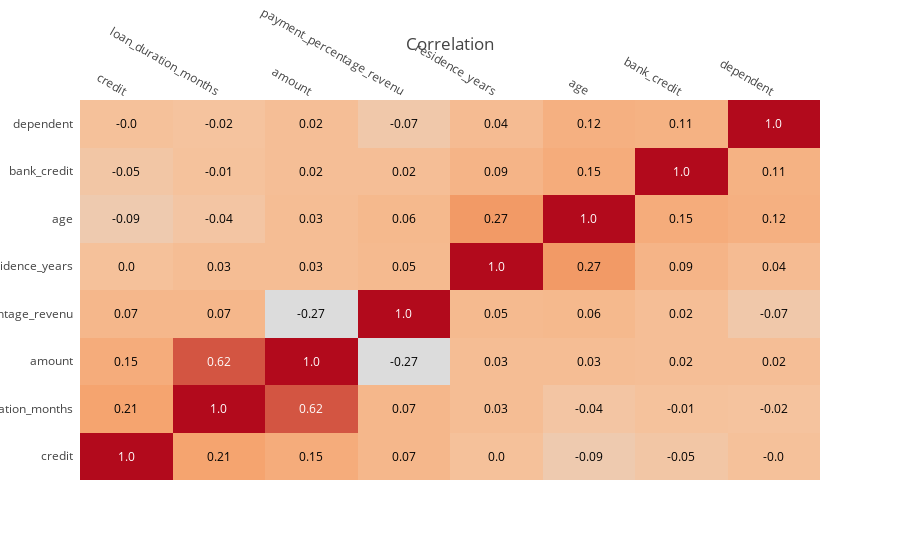

The notebook cell this image was saved under:
### Code cell
import plotly.plotly as py
import plotly.figure_factory as ff


corr = df.corr()

arr_corr = corr.values
arr_corr = np.around(arr_corr, decimals=2)

columns = corr.columns.values.tolist()

fig = ff.create_annotated_heatmap(arr_corr, x=columns, y=columns, colorscale='Reds')

fig.layout.title = 'Correlation'
iplot(fig, filename='annotated_heatmap')

### Figure 1 — Plotly figure (JSON) as saved in the notebook; plotly's stock layout.template omitted (floating-point values rounded to 4 significant figures)
{"data": [{"colorscale": "Reds", "reversescale": false, "showscale": false, "type": "heatmap", "uid": "a7584af9-97c7-4d10-bfa8-c97f29fd0604", "x": ["credit", "loan_duration_months", "amount", "payment_percentage_revenu", "residence_years", "age", "bank_credit", "dependent"], "y": ["credit", "loan_duration_months", "amount", "payment_percentage_revenu", "residence_years", "age", "bank_credit", "dependent"], "z": [[1, 0.21, 0.15, 0.07, 0, -0.09, -0.05, 0], [0.21, 1, 0.62, 0.07, 0.03, -0.04, -0.01, -0.02], [0.15, 0.62, 1, -0.27, 0.03, 0.03, 0.02, 0.02], [0.07, 0.07, -0.27, 1, 0.05, 0.06, 0.02, -0.07], [0, 0.03, 0.03, 0.05, 1, 0.27, 0.09, 0.04], [-0.09, -0.04, 0.03, 0.06, 0.27, 1, 0.15, 0.12], [-0.05, -0.01, 0.02, 0.02, 0.09, 0.15, 1, 0.11], [0, -0.02, 0.02, -0.07, 0.04, 0.12, 0.11, 1]]}], "layout": {"annotations": [{"font": {"color": "#FFFFFF"}, "showarrow": false, "text": "1.0", "x": "credit", "xref": "x", "y": "credit", "yref": "y"}, {"font": {"color": "#000000"}, "showarrow": false, "text": "0.21", "x": "loan_duration_months", "xref": "x", "y": "credit", "yref": "y"}, {"font": {"color": "#000000"}, "showarrow": false, "text": "0.15", "x": "amount", "xref": "x", "y": "credit", "yref": "y"}, {"font": {"color": "#000000"}, "showarrow": false, "text": "0.07", "x": "payment_percentage_revenu", "xref": "x", "y": "credit", "yref": "y"}, {"font": {"color": "#000000"}, "showarrow": false, "text": "0.0", "x": "residence_years", "xref": "x", "y": "credit", "yref": "y"}, {"font": {"color": "#000000"}, "showarrow": false, "text": "-0.09", "x": "age", "xref": "x", "y": "credit", "yref": "y"}, {"font": {"color": "#000000"}, "showarrow": false, "text": "-0.05", "x": "bank_credit", "xref": "x", "y": "credit", "yref": "y"}, {"font": {"color": "#000000"}, "showarrow": false, "text": "-0.0", "x": "dependent", "xref": "x", "y": "credit", "yref": "y"}, {"font": {"color": "#000000"}, "showarrow": false, "text": "0.21", "x": "credit", "xref": "x", "y": "loan_duration_months", "yref": "y"}, {"font": {"color": "#FFFFFF"}, "showarrow": false, "text": "1.0", "x": "loan_duration_months", "xref": "x", "y": "loan_duration_months", "yref": "y"}, {"font": {"color": "#FFFFFF"}, "showarrow": false, "text": "0.62", "x": "amount", "xref": "x", "y": "loan_duration_months", "yref": "y"}, {"font": {"color": "#000000"}, "showarrow": false, "text": "0.07", "x": "payment_percentage_revenu", "xref": "x", "y": "loan_duration_months", "yref": "y"}, {"font": {"color": "#000000"}, "showarrow": false, "text": "0.03", "x": "residence_years", "xref": "x", "y": "loan_duration_months", "yref": "y"}, {"font": {"color": "#000000"}, "showarrow": false, "text": "-0.04", "x": "age", "xref": "x", "y": "loan_duration_months", "yref": "y"}, {"font": {"color": "#000000"}, "showarrow": false, "text": "-0.01", "x": "bank_credit", "xref": "x", "y": "loan_duration_months", "yref": "y"}, {"font": {"color": "#000000"}, "showarrow": false, "text": "-0.02", "x": "dependent", "xref": "x", "y": "loan_duration_months", "yref": "y"}, {"font": {"color": "#000000"}, "showarrow": false, "text": "0.15", "x": "credit", "xref": "x", "y": "amount", "yref": "y"}, {"font": {"color": "#FFFFFF"}, "showarrow": false, "text": "0.62", "x": "loan_duration_months", "xref": "x", "y": "amount", "yref": "y"}, {"font": {"color": "#FFFFFF"}, "showarrow": false, "text": "1.0", "x": "amount", "xref": "x", "y": "amount", "yref": "y"}, {"font": {"color": "#000000"}, "showarrow": false, "text": "-0.27", "x": "payment_percentage_revenu", "xref": "x", "y": "amount", "yref": "y"}, {"font": {"color": "#000000"}, "showarrow": false, "text": "0.03", "x": "residence_years", "xref": "x", "y": "amount", "yref": "y"}, {"font": {"color": "#000000"}, "showarrow": false, "text": "0.03", "x": "age", "xref": "x", "y": "amount", "yref": "y"}, {"font": {"color": "#000000"}, "showarrow": false, "text": "0.02", "x": "bank_credit", "xref": "x", "y": "amount", "yref": "y"}, {"font": {"color": "#000000"}, "showarrow": false, "text": "0.02", "x": "dependent", "xref": "x", "y": "amount", "yref": "y"}, {"font": {"color": "#000000"}, "showarrow": false, "text": "0.07", "x": "credit", "xref": "x", "y": "payment_percentage_revenu", "yref": "y"}, {"font": {"color": "#000000"}, "showarrow": false, "text": "0.07", "x": "loan_duration_months", "xref": "x", "y": "payment_percentage_revenu", "yref": "y"}, {"font": {"color": "#000000"}, "showarrow": false, "text": "-0.27", "x": "amount", "xref": "x", "y": "payment_percentage_revenu", "yref": "y"}, {"font": {"color": "#FFFFFF"}, "showarrow": false, "text": "1.0", "x": "payment_percentage_revenu", "xref": "x", "y": "payment_percentage_revenu", "yref": "y"}, {"font": {"color": "#000000"}, "showarrow": false, "text": "0.05", "x": "residence_years", "xref": "x", "y": "payment_percentage_revenu", "yref": "y"}, {"font": {"color": "#000000"}, "showarrow": false, "text": "0.06", "x": "age", "xref": "x", "y": "payment_percentage_revenu", "yref": "y"}, {"font": {"color": "#000000"}, "showarrow": false, "text": "0.02", "x": "bank_credit", "xref": "x", "y": "payment_percentage_revenu", "yref": "y"}, {"font": {"color": "#000000"}, "showarrow": false, "text": "-0.07", "x": "dependent", "xref": "x", "y": "payment_percentage_revenu", "yref": "y"}, {"font": {"color": "#000000"}, "showarrow": false, "text": "0.0", "x": "credit", "xref": "x", "y": "residence_years", "yref": "y"}, {"font": {"color": "#000000"}, "showarrow": false, "text": "0.03", "x": "loan_duration_months", "xref": "x", "y": "residence_years", "yref": "y"}, {"font": {"color": "#000000"}, "showarrow": false, "text": "0.03", "x": "amount", "xref": "x", "y": "residence_years", "yref": "y"}, {"font": {"color": "#000000"}, "showarrow": false, "text": "0.05", "x": "payment_percentage_revenu", "xref": "x", "y": "residence_years", "yref": "y"}, {"font": {"color": "#FFFFFF"}, "showarrow": false, "text": "1.0", "x": "residence_years", "xref": "x", "y": "residence_years", "yref": "y"}, {"font": {"color": "#000000"}, "showarrow": false, "text": "0.27", "x": "age", "xref": "x", "y": "residence_years", "yref": "y"}, {"font": {"color": "#000000"}, "showarrow": false, "text": "0.09", "x": "bank_credit", "xref": "x", "y": "residence_years", "yref": "y"}, {"font": {"color": "#000000"}, "showarrow": false, "text": "0.04", "x": "dependent", "xref": "x", "y": "residence_years", "yref": "y"}, {"font": {"color": "#000000"}, "showarrow": false, "text": "-0.09", "x": "credit", "xref": "x", "y": "age", "yref": "y"}, {"font": {"color": "#000000"}, "showarrow": false, "text": "-0.04", "x": "loan_duration_months", "xref": "x", "y": "age", "yref": "y"}, {"font": {"color": "#000000"}, "showarrow": false, "text": "0.03", "x": "amount", "xref": "x", "y": "age", "yref": "y"}, {"font": {"color": "#000000"}, "showarrow": false, "text": "0.06", "x": "payment_percentage_revenu", "xref": "x", "y": "age", "yref": "y"}, {"font": {"color": "#000000"}, "showarrow": false, "text": "0.27", "x": "residence_years", "xref": "x", "y": "age", "yref": "y"}, {"font": {"color": "#FFFFFF"}, "showarrow": false, "text": "1.0", "x": "age", "xref": "x", "y": "age", "yref": "y"}, {"font": {"color": "#000000"}, "showarrow": false, "text": "0.15", "x": "bank_credit", "xref": "x", "y": "age", "yref": "y"}, {"font": {"color": "#000000"}, "showarrow": false, "text": "0.12", "x": "dependent", "xref": "x", "y": "age", "yref": "y"}, {"font": {"color": "#000000"}, "showarrow": false, "text": "-0.05", "x": "credit", "xref": "x", "y": "bank_credit", "yref": "y"}, {"font": {"color": "#000000"}, "showarrow": false, "text": "-0.01", "x": "loan_duration_months", "xref": "x", "y": "bank_credit", "yref": "y"}, {"font": {"color": "#000000"}, "showarrow": false, "text": "0.02", "x": "amount", "xref": "x", "y": "bank_credit", "yref": "y"}, {"font": {"color": "#000000"}, "showarrow": false, "text": "0.02", "x": "payment_percentage_revenu", "xref": "x", "y": "bank_credit", "yref": "y"}, {"font": {"color": "#000000"}, "showarrow": false, "text": "0.09", "x": "residence_years", "xref": "x", "y": "bank_credit", "yref": "y"}, {"font": {"color": "#000000"}, "showarrow": false, "text": "0.15", "x": "age", "xref": "x", "y": "bank_credit", "yref": "y"}, {"font": {"color": "#FFFFFF"}, "showarrow": false, "text": "1.0", "x": "bank_credit", "xref": "x", "y": "bank_credit", "yref": "y"}, {"font": {"color": "#000000"}, "showarrow": false, "text": "0.11", "x": "dependent", "xref": "x", "y": "bank_credit", "yref": "y"}, {"font": {"color": "#000000"}, "showarrow": false, "text": "-0.0", "x": "credit", "xref": "x", "y": "dependent", "yref": "y"}, {"font": {"color": "#000000"}, "showarrow": false, "text": "-0.02", "x": "loan_duration_months", "xref": "x", "y": "dependent", "yref": "y"}, {"font": {"color": "#000000"}, "showarrow": false, "text": "0.02", "x": "amount", "xref": "x", "y": "dependent", "yref": "y"}, {"font": {"color": "#000000"}, "showarrow": false, "text": "-0.07", "x": "payment_percentage_revenu", "xref": "x", "y": "dependent", "yref": "y"}, {"font": {"color": "#000000"}, "showarrow": false, "text": "0.04", "x": "residence_years", "xref": "x", "y": "dependent", "yref": "y"}, {"font": {"color": "#000000"}, "showarrow": false, "text": "0.12", "x": "age", "xref": "x", "y": "dependent", "yref": "y"}, {"font": {"color": "#000000"}, "showarrow": false, "text": "0.11", "x": "bank_credit", "xref": "x", "y": "dependent", "yref": "y"}, {"font": {"color": "#FFFFFF"}, "showarrow": false, "text": "1.0", "x": "dependent", "xref": "x", "y": "dependent", "yref": "y"}], "title": {"text": "Correlation"}, "xaxis": {"dtick": 1, "gridcolor": "rgb(0, 0, 0)", "side": "top", "ticks": ""}, "yaxis": {"dtick": 1, "ticks": "", "ticksuffix": "  "}}}
